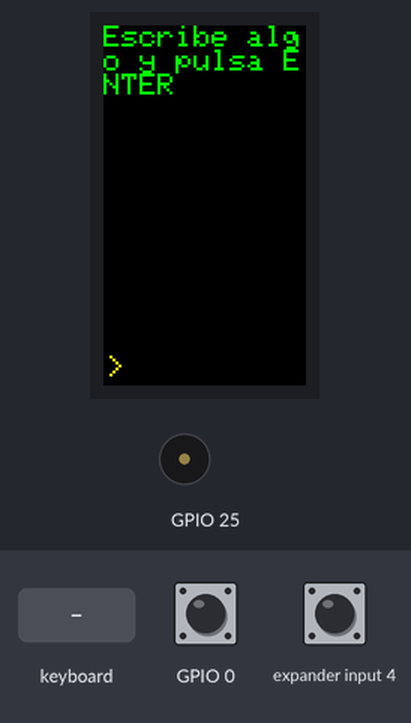
A sketch run on a simulated ESP32-S3. On the bench: 135×240 colour display, buzzer (waves = sounding). The inputs (shaded band) are chosen by the test bench; at power-on: GPIO 0 HIGH, expander input 4 HIGH.

Above: at 1.4 s.
1.5 s: keyboard key "1" received
At 2.6 s:
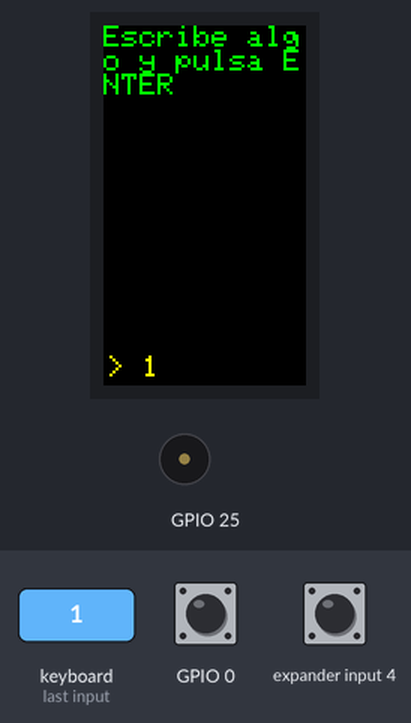
3.0 s: keyboard key "0" received
At 3.8 s:
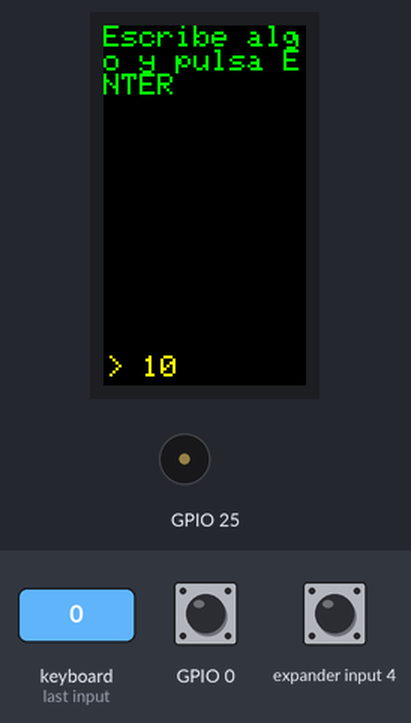
Timing chart, 0 to 6.0 s (numbered marks = the images above; inputs shaded):
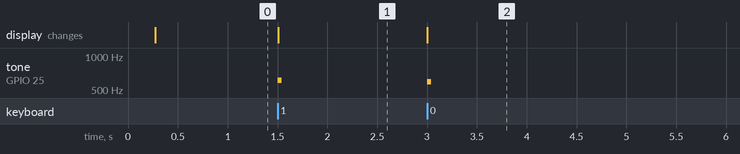

The sketch:

L2_Teclado.ino
```cpp
/**
 * L2_Teclado — Escribe y suena
 * ---------------------------------------------------------------
 * Placa:  M5Stack Cardputer ADV (ESP32-S3FN8)
 * Necesita: solo la placa. Nada conectado.
 *
 * Origen: adaptado de los ejemplos oficiales de M5Stack
 *         M5Cardputer/examples/Basic/keyboard/inputText/inputText.ino
 *         M5Cardputer/examples/Basic/buzzer/buzzer.ino
 *         (SeanKwok, shaoxiang@m5stack.com, 2023) — MIT
 *
 * QUE APRENDEMOS
 *   - ENTRADA (teclado) -> PROCESO -> SALIDA (pantalla + altavoz).
 *   - Que loop() pregunta "ha cambiado algo?" miles de veces por segundo.
 *
 * COMO SE USA
 *   Escribe letras. Cada tecla suena distinto.
 *   ENTER = envia la linea.   BACKSPACE (del) = borra.
 * ---------------------------------------------------------------
 */

#include "M5Cardputer.h"

// ===== 🔧 CAMBIA ESTO =====================================
const int  NOTA_GRAVE = 300;    // Hz de la tecla mas grave
const int  NOTA_AGUDA = 2000;   // Hz de la tecla mas aguda
const int  VOLUMEN    = 80;     // 0 a 255. Ojo con los oidos :)
// ==========================================================

M5Canvas historial(&M5Cardputer.Display);
String linea = "> ";

void setup() {
    auto cfg = M5.config();
    M5Cardputer.begin(cfg, true);          // true = enciende el teclado

    M5Cardputer.Display.setRotation(1);
    M5Cardputer.Display.fillScreen(BLACK);
    M5Cardputer.Display.setTextFont(&fonts::Font0);
    M5Cardputer.Display.setTextSize(2);

    M5Cardputer.Speaker.setVolume(VOLUMEN);

    // El "historial" es un lienzo aparte que hace scroll solo.
    historial.setTextFont(&fonts::Font0);
    historial.setTextSize(2);
    historial.createSprite(M5Cardputer.Display.width(),
                           M5Cardputer.Display.height() - 24);
    historial.setTextScroll(true);
    historial.setTextColor(GREEN);
    historial.println("Escribe algo y pulsa ENTER");
    historial.pushSprite(0, 0);

    dibujaLinea();
}

void dibujaLinea() {
    int y = M5Cardputer.Display.height() - 22;
    M5Cardputer.Display.fillRect(0, y, M5Cardputer.Display.width(), 22, BLACK);
    M5Cardputer.Display.setTextColor(YELLOW, BLACK);
    M5Cardputer.Display.drawString(linea, 2, y + 2);
}

void loop() {
    M5Cardputer.update();

    if (!M5Cardputer.Keyboard.isChange()) return;   // nada nuevo, salimos
    if (!M5Cardputer.Keyboard.isPressed()) return;  // era una tecla soltandose

    Keyboard_Class::KeysState estado = M5Cardputer.Keyboard.keysState();

    for (auto c : estado.word) {
        linea += c;
        // Cada letra suena distinto: 'a' grave, 'z' aguda.
        int nota = map(c, 32, 126, NOTA_GRAVE, NOTA_AGUDA);
        M5Cardputer.Speaker.tone(nota, 40);
    }

    if (estado.del && linea.length() > 2) {
        linea.remove(linea.length() - 1);
        M5Cardputer.Speaker.tone(150, 30);
    }

    if (estado.enter) {
        historial.println(linea.substring(2));   // quitamos el "> "
        historial.pushSprite(0, 0);
        linea = "> ";
        M5Cardputer.Speaker.tone(1200, 60);
    }

    dibujaLinea();
}
```

Measured:
- after the input at 1.5 s, tone on GPIO 25: silent → 607 Hz at once, → silent 0.04 s later; the display: changes at once (image 1)
- after the input at 3.0 s, tone on GPIO 25: silent → 589 Hz at once, → silent 0.04 s later; the display: changes at once (image 2)
